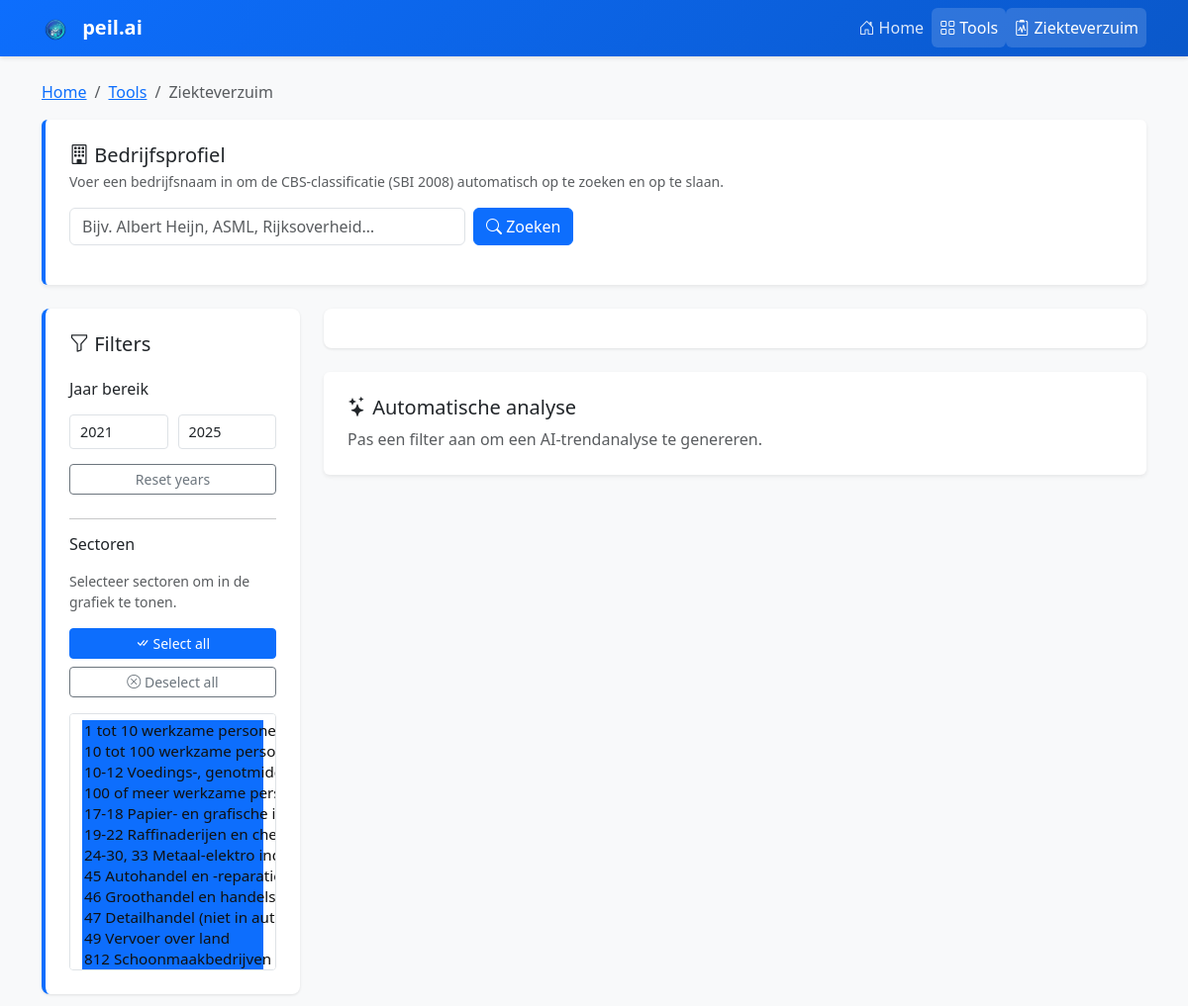
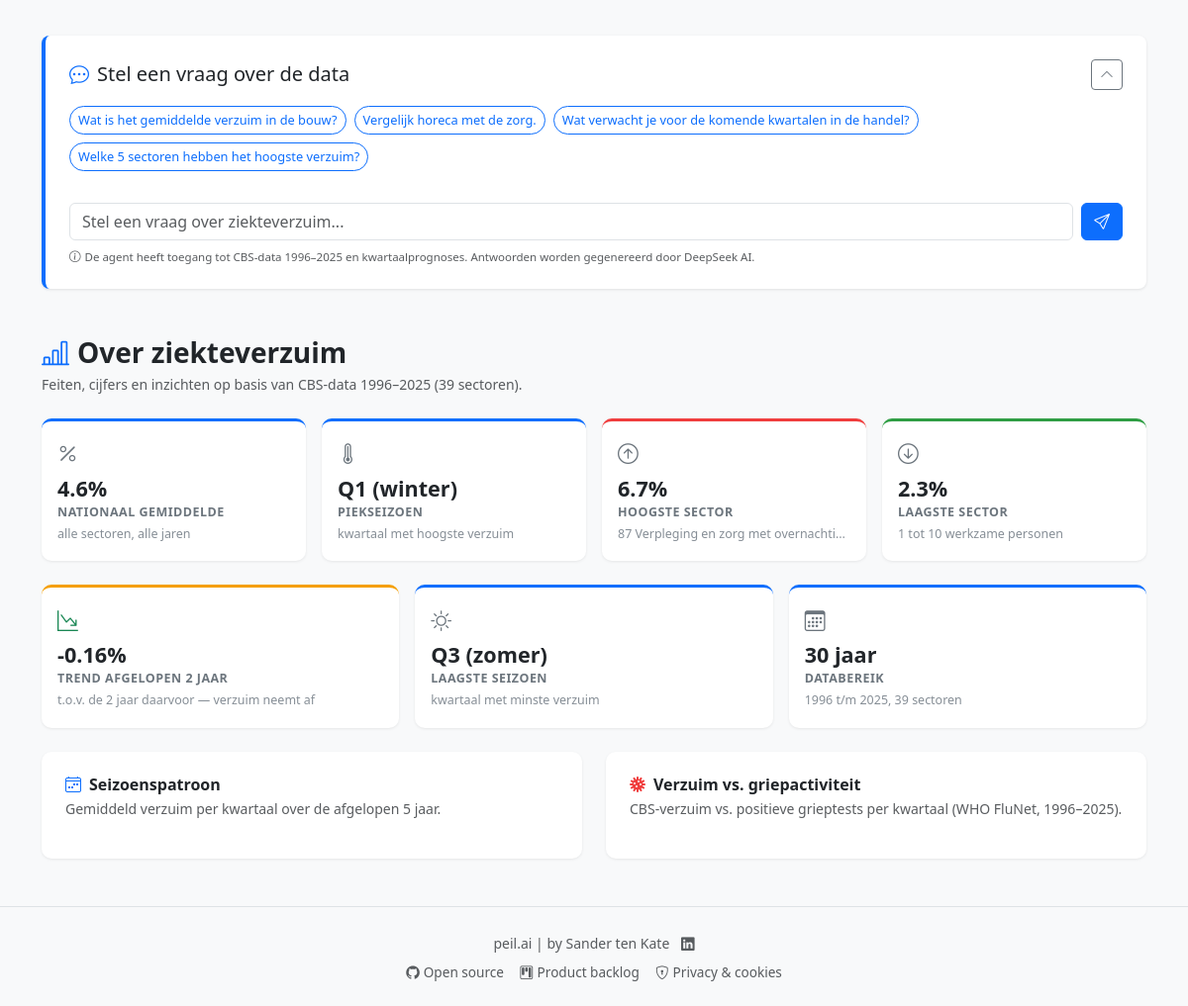
Screenshot of /tools/ziekteverzuim with the database file from the repository (2 pictures, top to bottom).
### tables this page shows
CREATE TABLE "cleaned_absenteeism" (
"Sector" TEXT,
  "Perioden" TEXT,
  "AbsenteeismPercentage" REAL,
  "Date" TEXT,
  "Year" INTEGER,
  "Period" TEXT
);

### app.py (the view)
@app.route('/tools/ziekteverzuim')
def ziekteverzuim():
    df, pred_df = load_data_from_db()
    context = prepare_context(df, pred_df)
    context['active_page'] = 'ziekteverzuim'
    return render_template('ziekteverzuim.html', **context)

### templates/ziekteverzuim.html (shortened to what this page needs)
{% extends "base.html" %}
{% block content %}
<div class="container-lg">
    <nav aria-label="breadcrumb" class="pt-4 mb-3">
        <ol class="breadcrumb">
            <li class="breadcrumb-item"><a href="/">Home</a></li>
            <li class="breadcrumb-item"><a href="/tools">Tools</a></li>
            <li class="breadcrumb-item active">Ziekteverzuim</li>
        </ol>
    </nav>
    <div class="row mb-4">
        <div class="col-12">
            <div class="company-panel p-4 rounded shadow-sm bg-white">
                <h5 class="mb-1"><i class="bi bi-building"></i> Bedrijfsprofiel</h5>
                <p class="text-muted small mb-3">Voer een bedrijfsnaam in om de CBS-classificatie (SBI 2008) automatisch op te zoeken en op te slaan.</p>
                <div class="d-flex gap-2 mb-3">
                    <input type="text" id="companyName" class="form-control" placeholder="Bijv. Albert Heijn, ASML, Rijksoverheid…" style="max-width:400px;">
                    <button type="button" class="btn btn-primary" onclick="lookupCompany()">
                        <i class="bi bi-search"></i> Zoeken
                    </button>
                </div>
            </div>
        </div>
    </div>
    <div class="row mb-5">
        <div class="col-lg-3">
            <div class="filter-panel p-4">
                <h5 class="mb-4">
                    <i class="bi bi-funnel"></i> Filters
                </h5>
                <div class="mb-4">
                    <h6 class="mb-3">Jaar bereik</h6>
                    <div class="year-range-inputs">
                        <input type="number" id="yearMin" class="form-control"
                               min="{{ min_year }}" max="{{ max_year }}"
                               value="{{ default_min_year }}" placeholder="Min">
                        <input type="number" id="yearMax" class="form-control"
                               min="{{ min_year }}" max="{{ max_year }}"
                               value="{{ default_max_year }}" placeholder="Max">
                    </div>
                    <button type="button" class="btn btn-sm btn-outline-secondary w-100"
                            onclick="resetYears()">Reset years</button>
                </div>
                <hr>
                <div>
                    <h6 class="mb-3">Sectoren</h6>
                    <p class="text-muted small mb-3">Selecteer sectoren om in de grafiek te tonen.</p>
                    <div class="d-grid gap-2 mb-3">
                        <button type="button" class="btn btn-primary btn-sm btn-filter"
                                onclick="selectAll()">
                            <i class="bi bi-check-all"></i> Select all
                        </button>
                        <button type="button" class="btn btn-outline-secondary btn-sm btn-filter"
                                onclick="deselectAll()">
                            <i class="bi bi-x-circle"></i> Deselect all
                        </button>
                    </div>
                    <select id="sectorFilter" class="form-select" multiple>
                        {% for sector in sectors %}
                        <option value="{{ sector }}" selected>{{ sector }}</option>
                        {% endfor %}
                    </select>
                </div>
            </div>
        </div>
        <div class="col-lg-9">
            <div class="plot-container">
            </div>
            <div id="analysisPanel" class="analysis-panel mt-4 p-4 rounded shadow-sm bg-white">
                <h5><i class="bi bi-stars"></i> Automatische analyse</h5>
                <p id="analysisPlaceholder" class="mb-0 text-muted">Pas een filter aan om een AI-trendanalyse te genereren.</p>
            </div>
        </div>
    </div>
    <div class="row mt-4 mb-2">
        <div class="col-12">
            <div class="chat-panel p-4">
                <div class="d-flex align-items-center justify-content-between mb-3">
                    <h5 class="mb-0">
                        <i class="bi bi-chat-dots text-primary me-2"></i>Stel een vraag over de data
                    </h5>
                    <button class="btn btn-sm btn-outline-secondary" type="button"
                            data-bs-toggle="collapse" data-bs-target="#chatBody" aria-expanded="true">
                        <i class="bi bi-chevron-up" id="chatChevron"></i>
                    </button>
                </div>
                <div class="collapse show" id="chatBody">
                    <div id="chatStarters" class="mb-3 d-flex flex-wrap gap-2">
                        <button class="btn btn-sm btn-outline-primary chat-starter"
                                onclick="sendStarter(this)">Wat is het gemiddelde verzuim in de bouw?</button>
                        <button class="btn btn-sm btn-outline-primary chat-starter"
                                onclick="sendStarter(this)">Vergelijk horeca met de zorg.</button>
                        <button class="btn btn-sm btn-outline-primary chat-starter"
                                onclick="sendStarter(this)">Wat verwacht je voor de komende kwartalen in de handel?</button>
                        <button class="btn btn-sm btn-outline-primary chat-starter"
                                onclick="sendStarter(this)">Welke 5 sectoren hebben het hoogste verzuim?</button>
                    </div>
                    <div class="d-flex gap-2">
                        <input type="text" id="chatInput" class="form-control"
                               placeholder="Stel een vraag over ziekteverzuim..."
                               onkeydown="if(event.key==='Enter')sendChat()">
                        <button class="btn btn-primary" id="chatSendBtn" onclick="sendChat()">
                            <i class="bi bi-send"></i>
                        </button>
                    </div>
                    <p class="text-muted mt-2 mb-0" style="font-size:.72rem;">
                        <i class="bi bi-info-circle me-1"></i>De agent heeft toegang tot CBS-data 1996–2025 en kwartaalprognoses. Antwoorden worden gegenereerd door DeepSeek AI.
                    </p>
                </div>
            </div>
        </div>
    </div>
    <section class="mt-5 mb-5">
        <h3 class="fw-bold mb-1" style="color:#212529;">
            <i class="bi bi-bar-chart-line text-primary me-2"></i>Over ziekteverzuim
        </h3>
        <p class="text-muted small mb-4">Feiten, cijfers en inzichten op basis van CBS-data {{ insights.data_from }}–{{ insights.data_to }} ({{ insights.n_sectors }} sectoren).</p>
        <div class="row g-3 mb-4">
            <div class="col-6 col-md-3">
                <div class="insight-card">
                    <div class="insight-icon"><i class="bi bi-percent"></i></div>
                    <div class="insight-value">{{ insights.nat_avg }}%</div>
                    <div class="insight-label">Nationaal gemiddelde</div>
                    <div class="insight-sub">alle sectoren, alle jaren</div>
                </div>
            </div>
            <div class="col-6 col-md-3">
                <div class="insight-card">
                    <div class="insight-icon"><i class="bi bi-thermometer-high"></i></div>
                    <div class="insight-value">{{ insights.peak_q }}</div>
                    <div class="insight-label">Piekseizoen</div>
                    <div class="insight-sub">kwartaal met hoogste verzuim</div>
                </div>
            </div>
            <div class="col-6 col-md-3">
                <div class="insight-card insight-card--high">
                    <div class="insight-icon"><i class="bi bi-arrow-up-circle"></i></div>
                    <div class="insight-value">{{ insights.highest_sector_val }}%</div>
                    <div class="insight-label">Hoogste sector</div>
                    <div class="insight-sub">{{ insights.highest_sector }}</div>
                </div>
            </div>
            <div class="col-6 col-md-3">
                <div class="insight-card insight-card--low">
                    <div class="insight-icon"><i class="bi bi-arrow-down-circle"></i></div>
                    <div class="insight-value">{{ insights.lowest_sector_val }}%</div>
                    <div class="insight-label">Laagste sector</div>
                    <div class="insight-sub">{{ insights.lowest_sector }}</div>
                </div>
            </div>
        </div>
        <div class="row g-3 mb-4">
            <div class="col-md-4">
                <div class="insight-card insight-card--trend h-100">
                    <div class="insight-icon">
                        <i class="bi bi-{% if insights.trend_up %}graph-up-arrow text-danger{% else %}graph-down-arrow text-success{% endif %}"></i>
                    </div>
                    <div class="insight-value">
                        {% if insights.trend_up %}+{% else %}-{% endif %}{{ insights.trend_diff }}%
                    </div>
                    <div class="insight-label">Trend afgelopen 2 jaar</div>
                    <div class="insight-sub">
                        t.o.v. de 2 jaar daarvoor —
                        {% if insights.trend_up %}verzuim neemt toe{% else %}verzuim neemt af{% endif %}
                    </div>
                </div>
            </div>
            <div class="col-md-4">
                <div class="insight-card h-100">
                    <div class="insight-icon"><i class="bi bi-sun"></i></div>
                    <div class="insight-value">{{ insights.low_q }}</div>
                    <div class="insight-label">Laagste seizoen</div>
                    <div class="insight-sub">kwartaal met minste verzuim</div>
                </div>
            </div>
            <div class="col-md-4">
                <div class="insight-card h-100">
                    <div class="insight-icon"><i class="bi bi-calendar3"></i></div>
                    <div class="insight-value">{{ insights.data_to - insights.data_from + 1 }} jaar</div>
                    <div class="insight-label">Databereik</div>
                    <div class="insight-sub">{{ insights.data_from }} t/m {{ insights.data_to }}, {{ insights.n_sectors }} sectoren</div>
                </div>
            </div>
        </div>
        <div class="row g-4">
            <div class="col-lg-6">
                <div class="insight-chart-card p-4">
                    <h6 class="fw-semibold mb-1"><i class="bi bi-calendar4-week me-2 text-primary"></i>Seizoenspatroon</h6>
                    <p class="text-muted small mb-3">Gemiddeld verzuim per kwartaal over de afgelopen 5 jaar.</p>
                </div>
            </div>
            <div class="col-lg-6">
                <div class="insight-chart-card p-4">
                    <h6 class="fw-semibold mb-1"><i class="bi bi-virus me-2" style="color:#f03e3e;"></i>Verzuim vs. griepactiviteit</h6>
                    <p class="text-muted small mb-3">CBS-verzuim vs. positieve grieptests per kwartaal (WHO FluNet, 1996–2025).</p>
                </div>
            </div>
        </div>
    </section>
</div>
{% endblock %}

### templates/base.html (shortened to what this page needs)
<!DOCTYPE html>
<html lang="nl">
<head>
    <link href="https://cdn.jsdelivr.net/npm/bootstrap@5.3.0/dist/css/bootstrap.min.css" rel="stylesheet">
    <link rel="stylesheet" href="https://cdn.jsdelivr.net/npm/bootstrap-icons@1.11.0/font/bootstrap-icons.css">
    <link rel="stylesheet" href="{{ url_for('static', filename='style.css') }}">
</head>
<body>
    <nav class="navbar navbar-expand-lg navbar-dark navbar-custom">
        <div class="container-lg">
            <a class="navbar-brand" href="/">
                <img src="{{ url_for('static', filename='img/logo.png') }}" alt="" height="28" class="navbar-logo me-2" onerror="this.style.display='none'">
                peil.ai
            </a>
            <div class="collapse navbar-collapse" id="navbarNav">
                <ul class="navbar-nav ms-auto">
                    <li class="nav-item">
                        <a class="nav-link{% if active_page == 'home' %} active{% endif %}" href="/">
                            <i class="bi bi-house-door"></i> Home
                        </a>
                    </li>
                    <li class="nav-item">
                        <a class="nav-link{% if active_page in ('tools', 'ziekteverzuim') %} active{% endif %}" href="/tools">
                            <i class="bi bi-grid"></i> Tools
                        </a>
                    </li>
                    <li class="nav-item">
                        <a class="nav-link{% if active_page == 'ziekteverzuim' %} active{% endif %}" href="/tools/ziekteverzuim">
                            <i class="bi bi-clipboard2-pulse"></i> Ziekteverzuim
                        </a>
                    </li>
                </ul>
            </div>
        </div>
    </nav>
    {% block content %}{% endblock %}
    <footer class="mt-5 py-4 text-center text-muted border-top">
        <small>
            peil.ai | by Sander ten Kate
            <a href="https://www.linkedin.com/in/sander-ten-kate-b220215a/" target="_blank" rel="noopener"
               class="text-muted ms-2" style="font-size:.85rem;">
                <i class="bi bi-linkedin"></i>
            </a>
        </small>
        <div class="mt-2 d-flex justify-content-center gap-3">
            <a href="https://github.com/Rakkuun/labour-market-analysis" target="_blank" rel="noopener"
               class="text-muted text-decoration-none" style="font-size:.85rem;">
                <i class="bi bi-github me-1"></i>Open source
            </a>
            <a href="#" data-bs-toggle="modal" data-bs-target="#backlogModal"
               class="text-muted text-decoration-none" style="font-size:.85rem;">
                <i class="bi bi-kanban me-1"></i>Product backlog
            </a>
            <a href="#" data-bs-toggle="modal" data-bs-target="#privacyModal"
               class="text-muted text-decoration-none" style="font-size:.85rem;">
                <i class="bi bi-shield-lock me-1"></i>Privacy & cookies
            </a>
        </div>
    </footer>
</body>
</html>

### rows the page displays
cleaned_absenteeism: highest_sector "87 Verpleging en zorg met overnachting"
cleaned_absenteeism: lowest_sector "1 tot 10 werkzame personen"

### other values shown
{{ insights.data_from }} "1996"
{{ insights.data_to }} "2025"
{{ insights.n_sectors }} "39"
{{ insights.nat_avg }} "4.6"
{{ insights.peak_q }} "Q1 (winter)"
{{ insights.highest_sector_val }} "6.7"
{{ insights.lowest_sector_val }} "2.3"
{{ insights.trend_diff }} "0.16"
{{ insights.low_q }} "Q3 (zomer)"
{{ insights.data_to - insights.data_from + 1 }} "30"
form field value "1 tot 10 werkzame personen ☑ / 10 tot 100 werkzame personen ☑ / 10-12 Voedings-, genotmiddelenindustrie ☑ / 100 of meer werkzame personen ☑ / 17-18 Papier- en grafische industrie ☑ / 19-22 Raffinaderijen en chemie ☑ / 24-30, 33 Metaal-elektro industrie ☑ / 45 Autohandel en -reparatie ☑ / 46 Groothandel en handelsbemiddeling ☑ / 47 Detailhandel (niet in auto's) ☑ / 49 Vervoer over land ☑ / 812 Schoonmaakbedrijven ☑"
